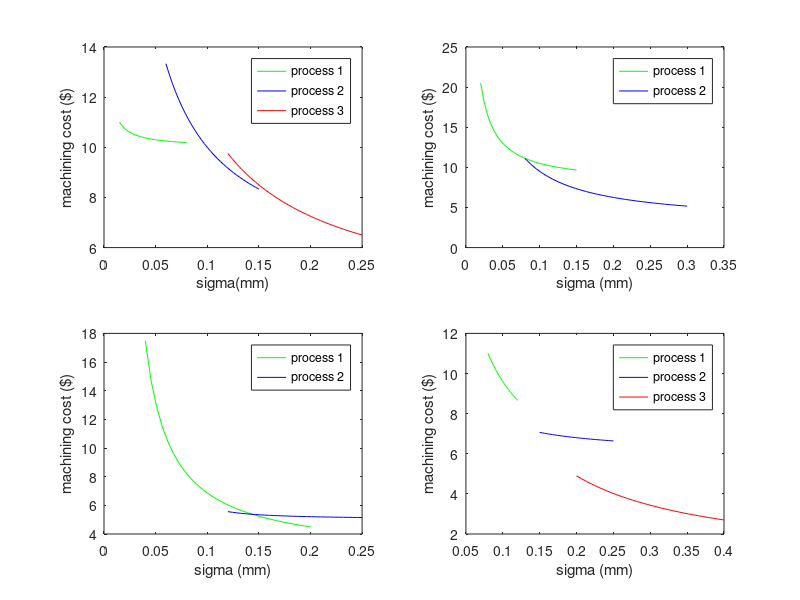

This figure's MATLAB source:

%X1
figure
tol1 = linspace(0.015, 0.08,30);
tol2 = linspace(0.06, 0.15,30);
tol3 = linspace(0.12, 0.25,30);
%tol4 = linspace(0.3, 0.55,30);
tol = [tol1; tol2; tol3];
a = [10 5 3.5 2];
b = [0.015 0.5 0.75 1];
subplot(2,2,1);
cost1 = a(1) + b(1)./tol(1,:);
cost2 = a(2) + b(2)./tol(2,:);
cost3 = a(3) + b(3)./tol(3,:);
%cost4 = a(4) + b(4)./tol(4,:);
plt1 = plot(tol1,cost1,'g',tol2,cost2,'b',tol3,cost3,'r');
legend('process 1','process 2','process 3')
xlabel('sigma(mm)')
ylabel('machining cost ($)');


%X2
subplot(2,2,2);
tol1 = linspace(0.02, 0.15,30);
tol2 = linspace(0.08, 0.3,30);
%tol3 = linspace(0.33, 0.58,30);
a = [8 3.0 1];
b = [0.25 0.65 0.8];
tol = [tol1; tol2; tol3];
cost1 = a(1) + b(1)./tol(1,:);
cost2 = a(2) + b(2)./tol(2,:);
%cost3 = a(3) + b(3)./tol(3,:);
plot(tol1,cost1,'g',tol2,cost2,'b');
legend('process 1','process 2')
xlabel('sigma (mm)')
ylabel('machining cost ($)');


%X3
subplot(2,2,3);
tol1 = linspace(0.04, 0.2,30);
tol2 = linspace(0.12, 0.25,30);
%tol3 = linspace(0.3, 0.65,30);
a = [2.5 5.0 2];
b = [0.3 0.045 0.25];
%tol = [tol1; tol2; tol3];
cost1 = a(1) + b(1)./tol(1,:);
cost2 = a(2) + b(2)./tol(2,:);
%cost3 = a(3) + b(3)./tol(3,:);
plot(tol1,cost1,'g',tol2,cost2,'b');
legend('process 1','process 2')
xlabel('sigma (mm)')
ylabel('machining cost ($)');


%%X4
subplot(2,2,4);
tol1 = linspace(0.08, 0.12,30);
tol2 = linspace(0.15, 0.25,30);
tol3 = linspace(0.2, 0.4,30);
%tol4 = linspace(0.5, 0.9,30);
tol = [tol1; tol2; tol3];
a = [4 6 0.5 0.2];
b = [0.56 0.16 0.88 1];
cost1 = a(1) + b(1)./tol(1,:);
cost2 = a(2) + b(2)./tol(2,:);
cost3 = a(3) + b(3)./tol(3,:);
%cost4 = a(4) + b(4)./tol(4,:);
plot(tol1,cost1,'g',tol2,cost2,'b',tol3,cost3,'r');
legend('process 1','process 2','process 3')
xlabel('sigma (mm)')
ylabel('machining cost ($)');

% %Common Legend
% hL = subplot(3,2,5.5);
% poshL = get(hL,'position');     % Getting its position
% lgd = legend(hL,plt1,'Process 1','Process 2','Process 3');
% set(lgd,'position',poshL);      % Adjusting legend's position
% axis(hL,'off');                 % Turning its axis off
